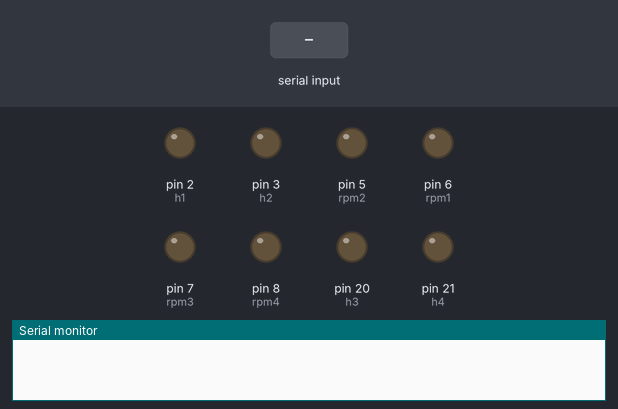
The sketch below on a simulated Arduino Mega 2560, built with avr-gcc and run on an emulated ATmega2560. Shown: output pins drawn as LEDs (lit = HIGH), the last lines printed to the serial monitor. The inputs (shaded band) are chosen by the test bench. Pins used as bus, display or sensor lines are not drawn.

Above: at 1.2 s.
1.3 s: "90 45 200 10\n" received over Serial
At 2.5 s:
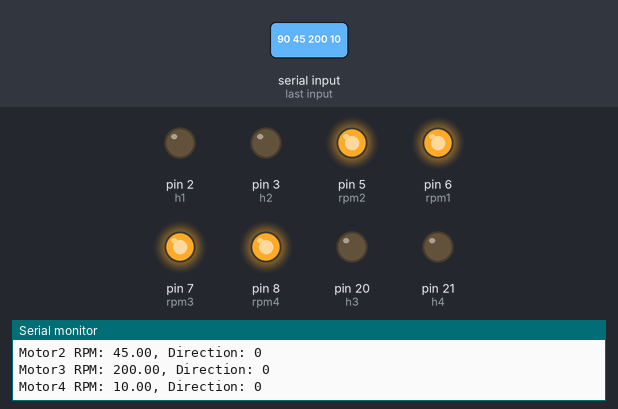
Timing chart, 0 to 4.3 s (numbered marks = the images above; inputs shaded):
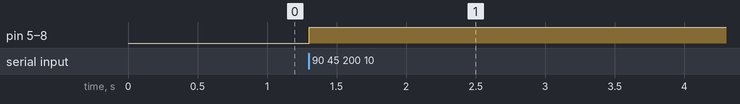

Measured:
- after the input at 1.3 s, pin 5 (rpm2), pin 6 (rpm1), pin 7 (rpm3), pin 8 (rpm4): LOW → HIGH at once

The sketch:

roam_arduino_firmware.ino
```cpp
//Pinout
//RPM pins are for pwm, Hall Pins are for Reading back to the controller (CURRENTLY UNUSED), Relay Pins are for direction
#define rpm1 6   // Motor1 PWM pin
#define h1 2   // Motor1 hall pin
#define r1 9   // Motor1 relay pin

#define rpm2 5  // Motor2 PWM pin
#define h2 3   // Motor2 hall pin
#define r2 14   // Motor2 relay pin

#define rpm3 7  // Motor3 PWM pin
#define h3 20   // Motor3 hall pin
#define r3 15   // Motor3 relay pin

#define rpm4 8  // Motor4 PWM pin
#define h4 21   // Motor4 hall pin
#define r4 12   // Motor4 relay pin

float rpmValue1 = 0, rpmValue2 = 0, rpmValue3 = 0, rpmValue4 = 0;
float rpmValue1_f,rpmValue2_f,rpmValue3_f,rpmValue4_f;
int dirValue1 = 0, dirValue2 = 0, dirValue3 = 0, dirValue4 = 0;
float feedbackCurrent1 = 0, feedbackCurrent2 = 0, feedbackCurrent3 = 0, feedbackCurrent4 = 0;

void setup() {
  // Set pin modes for motor control
  pinMode(rpm1, OUTPUT);
  pinMode(h1, OUTPUT);
  pinMode(r1, OUTPUT);
  pinMode(rpm2, OUTPUT);
  pinMode(h2, OUTPUT);
  pinMode(r2, OUTPUT);
  pinMode(rpm3, OUTPUT);
  pinMode(h3, OUTPUT);
  pinMode(r3, OUTPUT);
  pinMode(rpm4, OUTPUT);
  pinMode(h4, OUTPUT);
  pinMode(r4, OUTPUT);

  // Set initial motor state
  analogWrite(rpm1, 0);
  analogWrite(rpm2, 0);
  analogWrite(rpm3, 0);
  analogWrite(rpm4, 0);

  // Initialize serial communication
  Serial.begin(115200);
}

void loop() {
  if (Serial.available() > 0) {
    // Read incoming data until newline
    String input = Serial.readStringUntil('\n');
    input.trim();

    if (input.length() > 0) {
      // Parse the incoming data
      int firstSpace = input.indexOf(' ');
      int secondSpace = input.indexOf(' ', firstSpace + 1);
      int thirdSpace = input.indexOf(' ', secondSpace + 1);
      //int forthSpace = input.indexOf(' ', thirdSpace + 1);
      //int fifthSpace = input.indexOf(' ', forthSpace + 1);
      //int sixthSpace = input.indexOf(' ', fifthSpace + 1);
      //int seventhSpace = input.indexOf(' ', sixthSpace + 1);

      if (firstSpace != -1 && secondSpace != -1 && thirdSpace != -1) {
      //  rpmValue1 = input.substring(0, firstSpace).toFloat();
      //  rpmValue1_f = constrain(map(rpmValue1,-10,10,-255,255),-255,255);
      //  dirValue1 = input.substring(firstSpace + 1, secondSpace).toInt();

      //  rpmValue2 = input.substring(secondSpace + 1, thirdSpace).toFloat();
      //  rpmValue2_f = constrain(map(rpmValue2,-10,10,-255,255),-255,255);
      //  dirValue2 = input.substring(thirdSpace + 1,forthSpace).toInt();

      //  rpmValue3 = input.substring(forthSpace + 1, fifthSpace).toFloat();
      //  rpmValue3_f = constrain(map(rpmValue3,-10,10,-255,255),-255,255);
      //  dirValue3 = input.substring(fifthSpace + 1, sixthSpace).toInt();

      //  rpmValue4 = input.substring(sixthSpace + 1, seventhSpace).toFloat();
      //  rpmValue4_f = constrain(map(rpmValue4,-10,10,-255,255),-255,255);
      //  dirValue4 = input.substring(seventhSpace + 1).toInt();

        rpmValue1 = input.substring(0, firstSpace).toFloat();
        rpmValue1_f = constrain(map(rpmValue1,-10,10,-255,255),-255,255);

        rpmValue2 = input.substring(firstSpace + 1, secondSpace).toFloat();
        rpmValue2_f = constrain(map(rpmValue2,-10,10,-255,255),-255,255);

        rpmValue3 = input.substring(secondSpace + 1, thirdSpace).toFloat();
        rpmValue3_f = constrain(map(rpmValue3,-10,10,-255,255),-255,255);

        rpmValue4 = input.substring(thirdSpace + 1).toFloat();
        rpmValue4_f = constrain(map(rpmValue4,-10,10,-255,255),-255,255);


        // Control Motor 1
        analogWrite(rpm1, abs(rpmValue1_f));
        // Forward
        if (rpmValue1_f > 0) {
          digitalWrite(r1, HIGH);
          dirValue1 = 0;
        } else {
          //Reverse
          digitalWrite(r1, LOW);
          dirValue1 = 1;
        }

        // Control Motor 2
        analogWrite(rpm2, abs(rpmValue2_f));
        // Forward
        if (rpmValue2_f > 0) {
          digitalWrite(r2, HIGH);
          dirValue2 = 0;
        } else {
          //Reverse
          digitalWrite(r2, LOW);
          dirValue2 = 1;
        }

        // Control Motor 3
        analogWrite(rpm3, abs(rpmValue3_f));
        // Forward
        if (rpmValue3_f > 0) {
          digitalWrite(r3, HIGH);
          dirValue3 = 0;
        } else {
          //Reverse
          digitalWrite(r3, LOW);
          dirValue3 = 1;
        }

        // Control Motor 4
        analogWrite(rpm4, abs(rpmValue4_f));
        // Forward
        if (rpmValue4_f > 0) {
          digitalWrite(r4, HIGH);
          dirValue4 = 0;
        } else {
          //Reverse
          digitalWrite(r4, LOW);
          dirValue4 = 1;
        }

        //Motor Shutoff
        if (rpmValue1 == 0 && rpmValue2 == 0 && rpmValue3 == 0 && rpmValue4 == 0) {
          // Set all digital pins to LOW if both RPM values are zero
          digitalWrite(r1, LOW);
          digitalWrite(r2, LOW);
          digitalWrite(r3, LOW);
          digitalWrite(r4, LOW);
          analogWrite(rpm1, 0);
          analogWrite(rpm2, 0);
          analogWrite(rpm3, 0);
          analogWrite(rpm4, 0);
        }

//        // Read current feedback from sensors (analog pins A0, A1)
//        feedbackCurrent1 = analogRead(A0)* 0.0196 * 0.5;
//        feedbackCurrent2 = analogRead(A1); //* 0.0196 * 0.5;

        Serial.print("Motor1 RPM: ");
        Serial.print(rpmValue1);
        Serial.print(", Direction: ");
        Serial.println(dirValue1);

        Serial.print("Motor2 RPM: ");
        Serial.print(rpmValue2);
        Serial.print(", Direction: ");
        Serial.println(dirValue2);

        Serial.print("Motor3 RPM: ");
        Serial.print(rpmValue3);
        Serial.print(", Direction: ");
        Serial.println(dirValue3);

        Serial.print("Motor4 RPM: ");
        Serial.print(rpmValue4);
        Serial.print(", Direction: ");
        Serial.println(dirValue4);

//        Serial.print("Motor1 Feedback Current: ");
//        Serial.println(feedbackCurrent1);
//
//        Serial.print("Motor2 Feedback Current: ");
//        Serial.println(feedbackCurrent2);

        // Send current feedback back to the ROS2 node using Serial.write
//        Serial.write((byte *)&feedbackCurrent1, sizeof(feedbackCurrent1));
//        Serial.write((byte *)&feedbackCurrent2, sizeof(feedbackCurrent2));
      }
    }
  }
}
```
